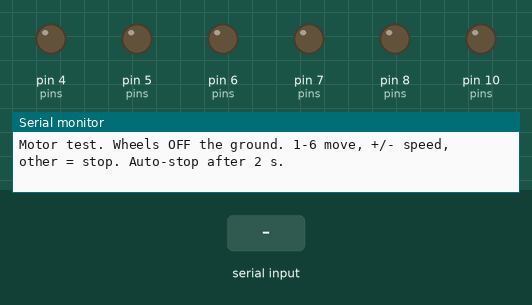
The sketch below on a simulated Arduino Uno, built with avr-gcc and run on an emulated ATmega328P. On the bench: output pins drawn as LEDs (lit = HIGH), the last lines printed to the serial monitor. The inputs (shaded band) are chosen by the test bench.

Above: at 1.2 s.
1.3 s: "1\n" received over Serial
At 1.8 s:
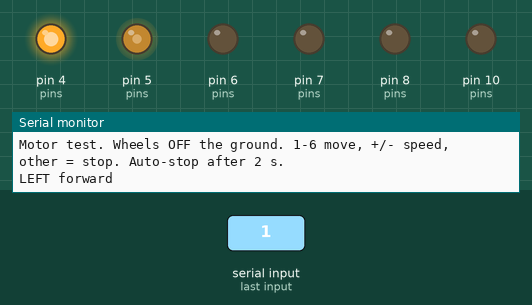
4.3 s: byte 50 ('2') received over Serial
At 5.3 s:
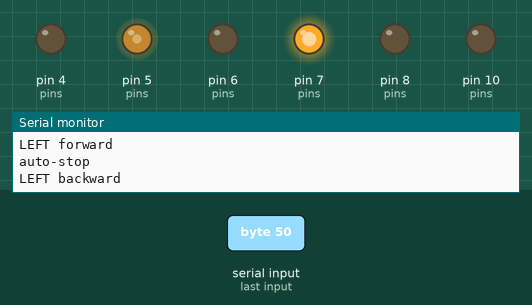
7.3 s: byte 51 ('3') received over Serial
At 8.8 s:
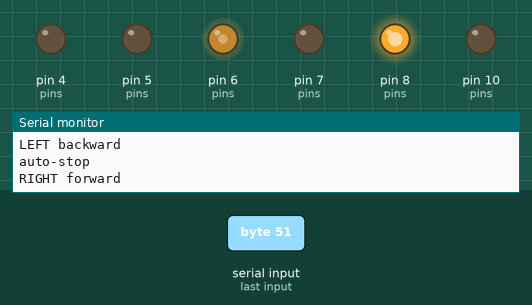
10.3 s: byte 52 ('4') received over Serial
At 11.0 s:
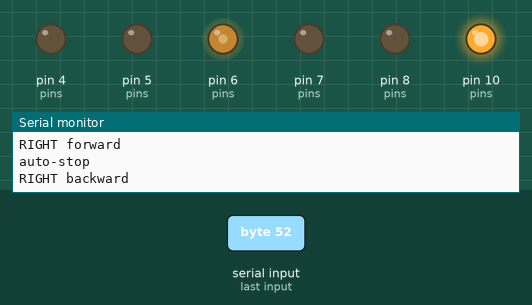
13.3 s: byte 53 ('5') received over Serial
At 14.5 s:
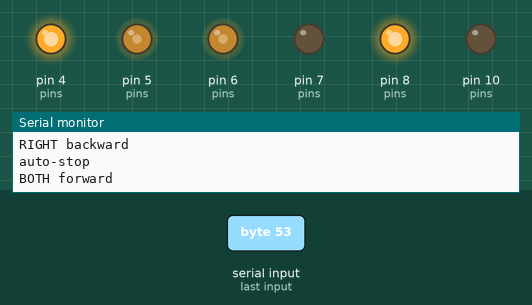
16.3 s: byte 54 ('6') received over Serial
At 16.8 s:
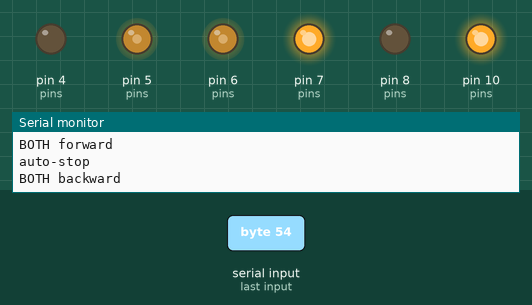
Timing chart, 0 to 20.0 s (numbered marks = the images above; inputs shaded):
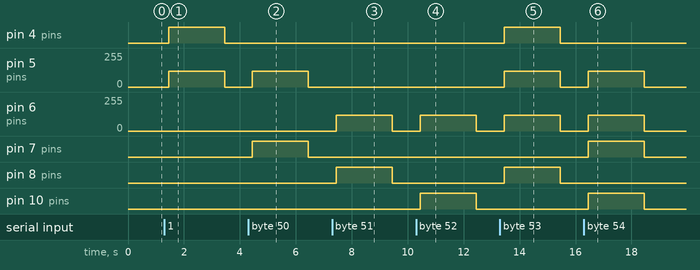

Measured:
- after the input at 1.3 s, pin 4 (pins): LOW → HIGH after 0.15 s, → LOW 2.0 s later; pin 5 (pins): 0/255 → 120/255 after 0.15 s, → 0/255 2.0 s later
- after the input at 4.3 s, pin 5 (pins): 0/255 → 120/255 after 0.15 s, → 0/255 2.0 s later; pin 7 (pins): LOW → HIGH after 0.15 s, → LOW 2.0 s later
- after the input at 7.3 s, pin 6 (pins): 0/255 → 120/255 after 0.15 s, → 0/255 2.0 s later; pin 8 (pins): LOW → HIGH after 0.15 s, → LOW 2.0 s later
- after the input at 10.3 s, pin 6 (pins): 0/255 → 120/255 after 0.15 s, → 0/255 2.0 s later; pin 10 (pins): LOW → HIGH after 0.15 s, → LOW 2.0 s later
- after the input at 13.3 s, pin 4 (pins), pin 8 (pins): LOW → HIGH after 0.15 s, → LOW 2.0 s later; pin 5 (pins), pin 6 (pins): 0/255 → 120/255 after 0.15 s, → 0/255 2.0 s later
- after the input at 16.3 s, pin 5 (pins), pin 6 (pins): 0/255 → 120/255 after 0.15 s, → 0/255 2.0 s later; pin 7 (pins), pin 10 (pins): LOW → HIGH after 0.15 s, → LOW 2.0 s later

The sketch:

01_motor_test.ino
```cpp
// 01_motor_test — one side at a time, low speed, WHEELS OFF THE GROUND.
// Pins match firmware/RobotCar/Config.h. Serial Monitor 115200.
// Keys: 1 left fwd  2 left back  3 right fwd  4 right back  5 both fwd
//       6 both back  + / - speed   any other key = STOP
const uint8_t ENA = 5, IN1 = 4, IN2 = 7, ENB = 6, IN3 = 8, IN4 = 10;
int pwm = 120;

void side(uint8_t en, uint8_t a, uint8_t b, int dir) {
  digitalWrite(a, dir > 0); digitalWrite(b, dir < 0);
  analogWrite(en, dir == 0 ? 0 : pwm);
}
void stopAll() { side(ENA, IN1, IN2, 0); side(ENB, IN3, IN4, 0); }

void setup() {
  const uint8_t pins[] = {ENA, IN1, IN2, ENB, IN3, IN4};   // (no std::initializer_list on AVR)
  for (uint8_t p : pins) { pinMode(p, OUTPUT); digitalWrite(p, LOW); }
  Serial.begin(115200);
  Serial.println(F("Motor test. Wheels OFF the ground. 1-6 move, +/- speed, other = stop. Auto-stop after 2 s."));
}

unsigned long started = 0;
void loop() {
  if (started && millis() - started > 2000) { stopAll(); started = 0; Serial.println(F("auto-stop")); }
  if (!Serial.available()) return;
  char c = Serial.read();
  if (c == '\n' || c == '\r') return;
  stopAll(); delay(150);                       // never reverse straight from moving
  switch (c) {
    case '1': side(ENA, IN1, IN2, +1); Serial.println(F("LEFT forward"));  break;
    case '2': side(ENA, IN1, IN2, -1); Serial.println(F("LEFT backward")); break;
    case '3': side(ENB, IN3, IN4, +1); Serial.println(F("RIGHT forward")); break;
    case '4': side(ENB, IN3, IN4, -1); Serial.println(F("RIGHT backward"));break;
    case '5': side(ENA, IN1, IN2, +1); side(ENB, IN3, IN4, +1); Serial.println(F("BOTH forward")); break;
    case '6': side(ENA, IN1, IN2, -1); side(ENB, IN3, IN4, -1); Serial.println(F("BOTH backward"));break;
    case '+': pwm = min(255, pwm + 20); Serial.print(F("pwm=")); Serial.println(pwm); return;
    case '-': pwm = max(0, pwm - 20);   Serial.print(F("pwm=")); Serial.println(pwm); return;
    default:  Serial.println(F("STOP")); return;
  }
  started = millis();
}
// Record: lowest PWM where each side starts turning reliably -> PWM_MIN_MOVING.
// If a side spins the wrong way: set INVERT_LEFT/RIGHT_MOTORS in Config.h
// (or swap that side's two motor wires at the L298N).
```
